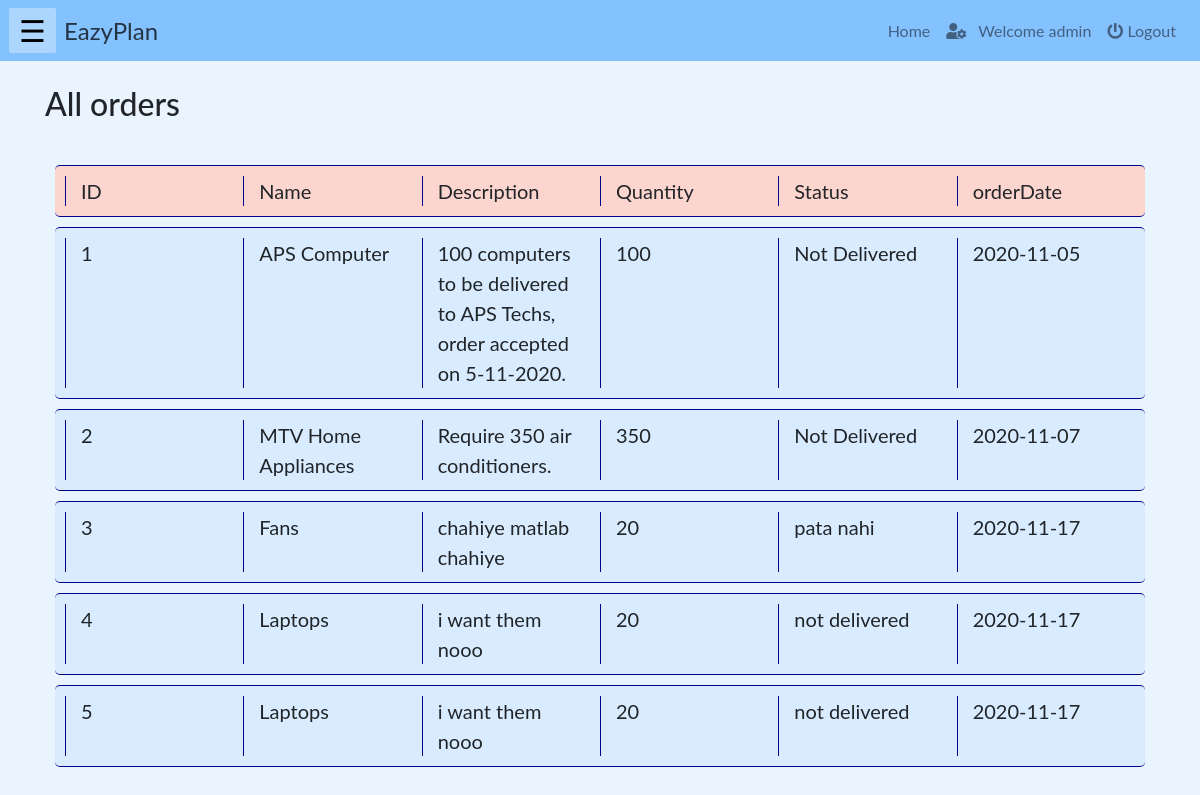
Page /php/allOrders.php (signed in) on the earlier database version.
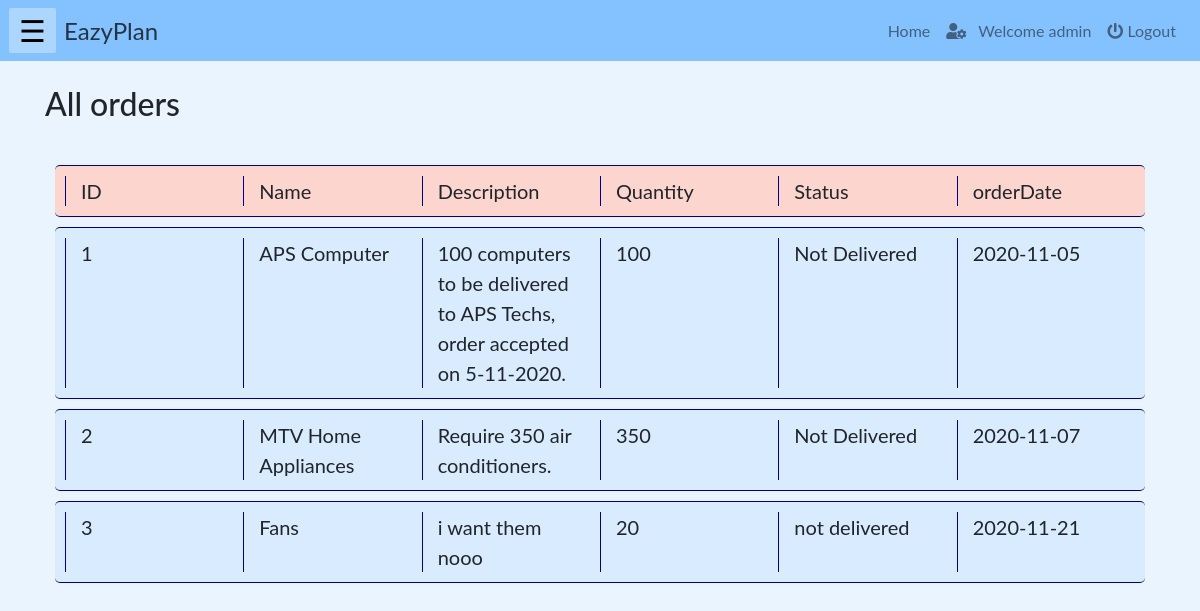
Same page on the later database version.
### tables this page shows
CREATE TABLE `allorder` (
  `orderID` int(10) NOT NULL,
  `name` varchar(100) NOT NULL,
  `description` varchar(1000) NOT NULL,
  `quantity` int(10) NOT NULL,
  `orderDate` date NOT NULL,
  `completionDate` date NOT NULL,
  `status` varchar(100) NOT NULL,
  `totalEstimatedAmt` int(100) NOT NULL,
  `advanceAmt` int(100) NOT NULL,
  `amtLeft` int(100) NOT NULL
);

### php/allOrders.php (the view, shortened to what this page needs)
<!DOCTYPE html>
<html lang="en">
    <?php
        include("../php/headLinks.php");
        if(isset($_SESSION["name"]) && ($_SESSION["role"]=='staff' || $_SESSION["role"]=='admin' || $_SESSION["role"]=='manager')){
    ?>
    <body>
        <?php
            include("../php/navbar.php");
        ?>
        <div class="container">
            <br><h2>All orders
            ?></h2><br>
            <div class="row" id="heading">
                <div class="col-md-2" id="val" >ID</div>
                <div class="col-md-2" id="val" >Name</div>
                <div class="col-md-2" id="val" >Description</div>
                <div class="col-md-2" id="val" >Quantity</div>
                <div class="col-md-2" id="val" >Status</div>
                <div class="col-md-2" id="val" >orderDate</div>
            </div>
            <?php
                include("../connection/config.php");
                $sql = "select * from allorder";
                $orders = mysqli_query($db, $sql);
                foreach($orders as $order)
                    {
            ?>
            <div class="row" id="item">
                <div class="col-md-2" id="val" ><?php echo $order['orderID']; ?></div>
                <div class="col-md-2" id="val" ><?php echo $order['name']; ?></div>
                <div class="col-md-2" id="val"><?php echo $order['description'] ?></div>
                <div class="col-md-2" id="val"><?php echo $order['quantity']; ?></div>
                <div class="col-md-2" id="val"><?php echo $order['status']; ?></div>
                <div class="col-md-2" id="val"><?php echo $order['orderDate']; ?></div>
            </div>
            <?php
                }
            ?>
        </div>
    </body>
    <?php
        }
    else{
    echo "<h3 style='color:red'>Login to access the page...</h3>";
    echo "<a href='./login.php'>Click here to login</a>";}
    ?>
</html>

Differences in the rows shown:
removed allorder: orderID "4", name "Laptops", description "i want them nooo", quantity "20", status "not delivered", orderDate "2020-11-17"
removed allorder: orderID "5", name "Laptops", description "i want them nooo", quantity "20", status "not delivered", orderDate "2020-11-17"
changed allorder "Fans": description "chahiye matlab chahiye" → "i want them nooo"; status "pata nahi" → "not delivered"; orderDate "2020-11-17" → "2020-11-21"
